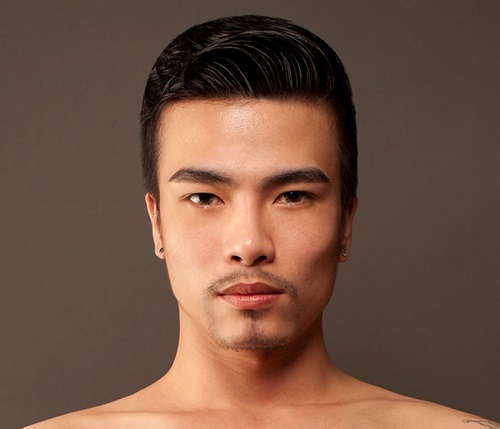
#> input picture img/anhNguoi.jpg, 500 x 429 px, found by its file name
$ python imageBorder.py
#> lines starting #> are read from the running program, lines starting #| are printed output that depends on the picture
"""
- Đường biên của 1 ảnh (được hiểu là 1 ma trận hoặc 1 mảng số
) là 1 tập hợp các điểm biên giới của các đối tượng hoặc
các khu vực trong ảnh
- Đường biên xác định ranh giới giữa các đối tượng và nền trong ảnh
- Điều này thường là quan trọng trong xử lí ảnh và phân đoạn
hình ảnh, khi bạn muốn tách các đối tượng trong ảnh or phát hiện
biên của chúng
"""
import matplotlib.pyplot as plt
from PIL import Image


path = 'D:/khac/nam_3/computer vision/img/anhNguoi.jpg'
img = Image.open(path)
#> img is the input picture: PIL image 500x429 RGB; mean R, G, B 112.8, 83.1, 67.9
imgGray = img.convert('L')
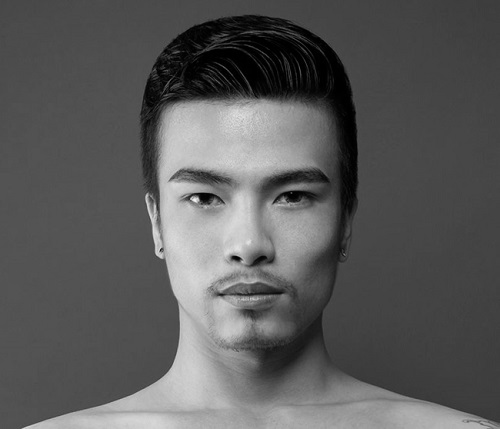
#> imgGray: PIL image 500x429 L; min 0, max 240, mean 90.2
# tạo 1 hình vẽ mới
plt.figure()
# đặt ảnh thành màu xám
plt.gray()
# vẽ biểu đồ đường biên (contour) của ảnh
plt.contour(imgGray, origin = 'image')
plt.axis('equal') # tỉ lệ trục x và y ngang nhau
plt.show()
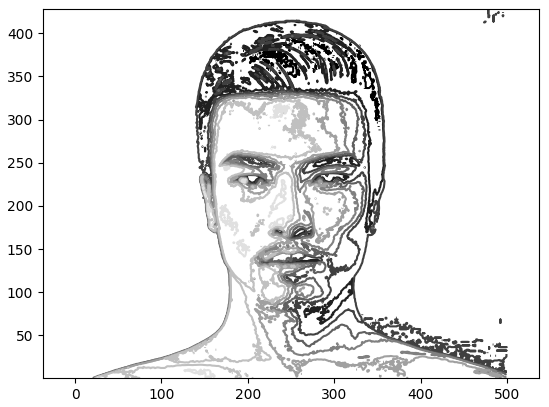
#> figure drawn by matplotlib, 1 panel

$ run again, with img/2.jpg copied over img/anhNguoi.jpg
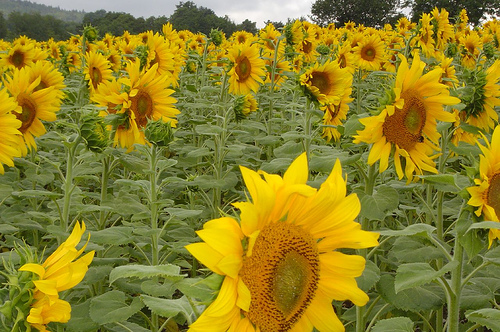
#> input picture img/2.jpg, 500 x 332 px, found by its file name
#> img is the input picture: PIL image 500x332 RGB; mean R, G, B 140.8, 128.7, 37.6
#> `imgGray = img.convert('L')`:
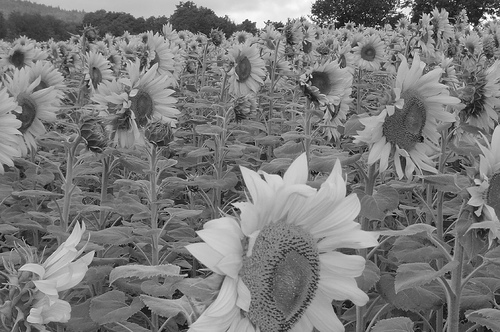
#> imgGray: PIL image 500x332 L; min 1, max 255, mean 121.9
#> `plt.show()`:
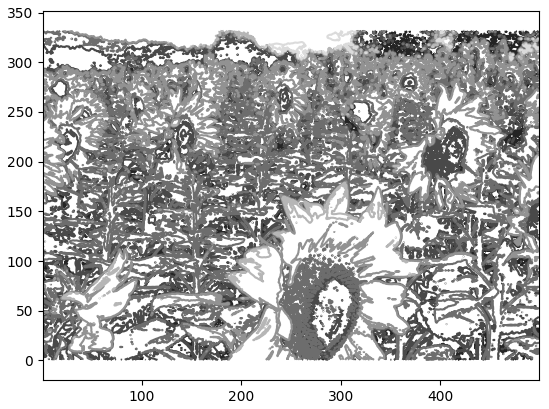
#> figure drawn by matplotlib, 1 panel

$ run again, with img/3.jpg copied over img/anhNguoi.jpg
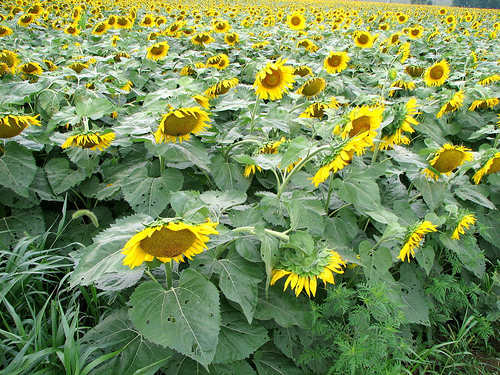
#> input picture img/3.jpg, 500 x 375 px, found by its file name
#> img is the input picture: PIL image 500x375 RGB; mean R, G, B 120, 142.1, 86.8
#> `imgGray = img.convert('L')`:
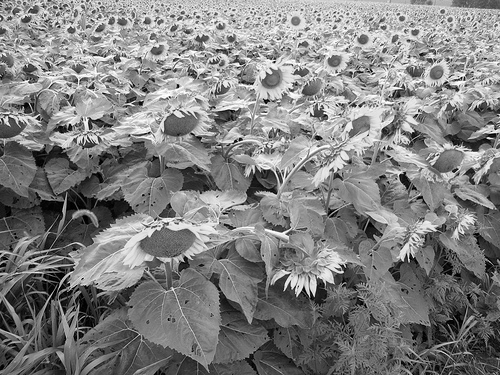
#> imgGray: PIL image 500x375 L; min 0, max 255, mean 129.2
#> `plt.show()`:
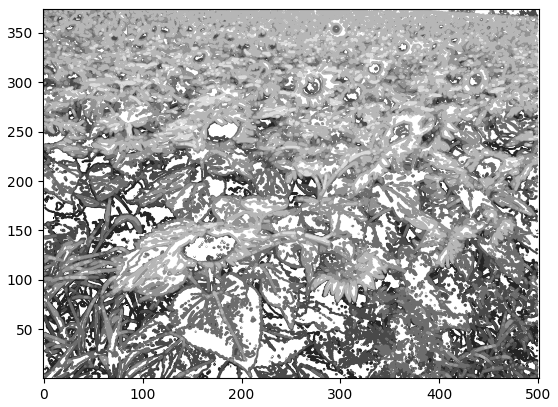
#> figure drawn by matplotlib, 1 panel
